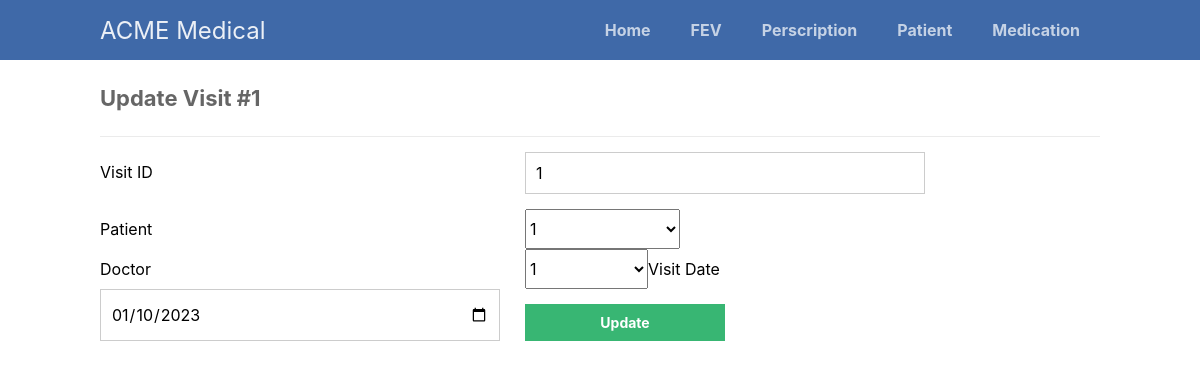
The page /scripts/visit/visit-update.php?VisitID=1 on the database its author committed.
### tables this page shows
CREATE TABLE Visits (
  VisitID INT AUTO_INCREMENT PRIMARY KEY,
  PatientID INT,
  DoctorID INT,
  VisitDate DATE,
  FOREIGN KEY (PatientID) REFERENCES PatientInformation(PatientID) ON DELETE CASCADE,
  FOREIGN KEY (DoctorID) REFERENCES Doctors(DoctorID) ON DELETE CASCADE
);

### scripts/visit/visit-update.php (the view, shortened to what this page needs)
<?php
@include_once (APP_ROOT.APP_FOLDER_NAME . '/scripts/functions.php');
$pdo = pdo_connect_mysql();
if (isset($_GET['VisitID'])) {
    $stmt = $pdo->prepare('SELECT * FROM Visits WHERE VisitID = ?');
    $stmt->execute([$_GET['VisitID']]);
    $visit = $stmt->fetch(PDO::FETCH_ASSOC);
} else {
    exit('No ID specified!');
}
?>
<?=template_header('Read')?>
<div class="content update">
    <h2>Update Visit #<?= $visit['VisitID'] ?></h2>
    <form action="visit-update.php?VisitID=<?= $visit['VisitID'] ?>" method="post">
        <label for="VisitID">Visit ID</label>
        <input type="text" name="VisitID" placeholder="Visit ID" value="<?= $visit['VisitID'] ?>" id="VisitID">
        <label for="PatientID">Patient</label>
        <select name="PatientID" id="PatientID">
            <option value="<?=$visit['PatientID']?>" selected><?=$visit['PatientID']?></option>
        </select>
        <label for="DoctorID">Doctor</label>
        <select name="DoctorID" id="DoctorID">
            <option value="<?=$visit['DoctorID']?>" selected><?=$visit['DoctorID']?></option>
        </select>
        <label for="VisitDate">Visit Date</label>
        <input type="date" name="VisitDate"
            value="<?= isset($visit['VisitDate']) ? $visit['VisitDate'] : date('Y-m-d') ?>" id="VisitDate">
        <input type="submit" value="Update">
    </form>
</div>
<?=template_footer()?>

### styles/style.css (style rules this page uses)
* { box-sizing: border-box; font-family: -apple-system, BlinkMacSystemFont, "segoe ui", roboto, oxygen, ubuntu, cantarell, "fira sans", "droid sans", "helvetica neue", Arial, sans-serif; font-size: 16px; -webkit-font-smoothing: antialiased; -moz-osx-font-smoothing: grayscale; }
body { background-color: #FFFFFF; margin: 0; }
.content { width: 1000px; margin: 0 auto; }
.content h2 { margin: 0; padding: 25px 0; font-size: 22px; border-bottom: 1px solid #ebebeb; color: #666666; }
.update form { padding: 15px 0; display: flex; flex-flow: wrap; }
.update form label { display: inline-flex; width: 400px; padding: 10px 0; margin-right: 25px; }
.update form input { padding: 10px; width: 400px; margin-right: 25px; margin-bottom: 15px; border: 1px solid #cccccc; }
.update form input[type="submit"] { display: block; background-color: #38b673; border: 0; font-weight: bold; font-size: 14px; color: #FFFFFF; cursor: pointer; width: 200px; margin-top: 15px; }

### rows shown on the page
visits: VisitID "1", PatientID "1", DoctorID "1", VisitDate "01/10/2023"
